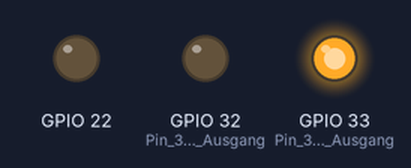
The sketch below on a simulated ESP32. On the bench: output pins drawn as LEDs (lit = HIGH).

Above: at 2.5 s.
At 5.5 s:
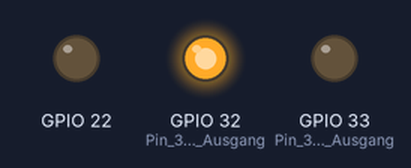
At 8.5 s:
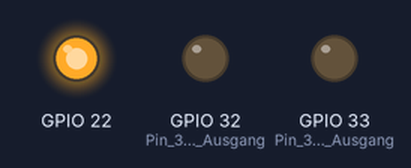
Timing chart, 0 to 15.6 s (numbered marks = the images above):
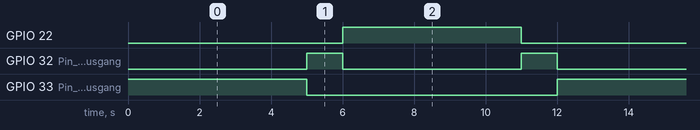

Measured:
- by itself, GPIO 22, GPIO 33 (Pin_33_ist_ein_Ausgang): alternates HIGH for 5.0 s and LOW for 7.0 s
- by itself, GPIO 32 (Pin_32_ist_ein_Ausgang): alternates HIGH for 1.0 s and LOW for 5.0 s
- by itself, everything shown: repeats every 12.0 s, in 5 steps

The sketch:

sketch_nov7a.ino
```cpp
		void setup(){ //Wir starten mit dem Setup
			pinMode(33, OUTPUT); // Pin 33 ist ein Ausgang.
			pinMode(32, OUTPUT); // Pin 32 ist ein Ausgang.
      pinMode(22, OUTPUT);
		}

		void loop(){ // Das Hauptprogramm beginnt.
			digitalWrite(33, HIGH);
			delay(5000); //grün
			digitalWrite(33, LOW);
			digitalWrite(32, HIGH);
			delay(1000); //gelb
			digitalWrite(32, LOW);
      digitalWrite(22, HIGH);
			delay(5000); //rot
			digitalWrite(22, LOW);
      digitalWrite(32, HIGH); //gelb
			delay(1000); //gelb
			digitalWrite(32, LOW); //gelb
		}
```
